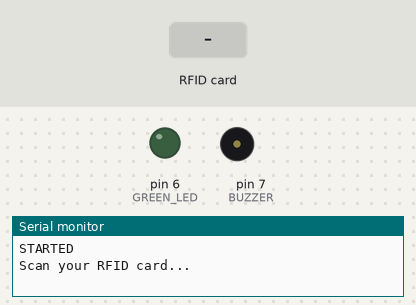
This sketch was run on a simulated Arduino Uno, built for the host (arithmetic inside an expression is 32-bit, double 64-bit). Parts: output pins drawn as LEDs (lit = HIGH), buzzer (waves = sounding), the last lines printed to the serial monitor. Inputs (shaded band) come from the test bench.

Above: at 4.2 s.
4.3 s: RFID card 5E 7A 19 C4 held to the reader
At 4.38 s:
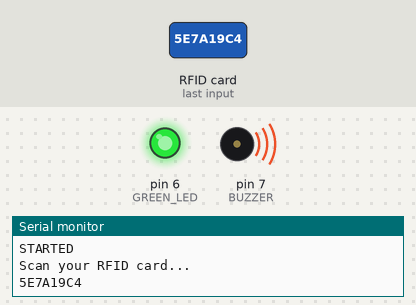
Timing chart, 0 to 7.3 s (numbered marks = the images above; inputs shaded):
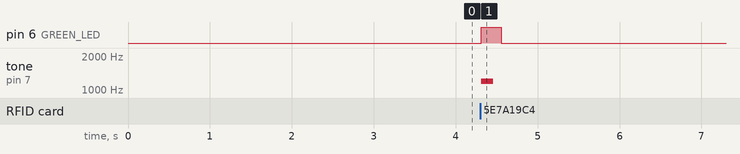

Measured:
- after the input at 4.3 s, pin 6 (GREEN_LED): LOW → HIGH at once, → LOW 0.25 s later; tone on pin 7 (BUZZER): silent → 1200 Hz at once, → silent 0.15 s later

The sketch:

SmartIoTLib.ino
```cpp
#include <SPI.h>
#include <MFRC522.h>

#define GREEN_LED 6
#define BUZZER 7

#define SS_PIN 10
#define RST_PIN 14

MFRC522 rfid(SS_PIN, RST_PIN);

void setup() {
  Serial.begin(115200);
  delay(3000);   // 🔥 important for ESP32-S3 USB

  Serial.println("STARTED");

  pinMode(GREEN_LED, OUTPUT);
  pinMode(BUZZER, OUTPUT);

  SPI.begin(12, 13, 11, 10); // your working pins
  rfid.PCD_Init();

  Serial.println("Scan your RFID card...");
}

void loop() {
  // Wait for card
  if (!rfid.PICC_IsNewCardPresent()) return;
  if (!rfid.PICC_ReadCardSerial()) return;

  String uid = "";

  // 🔥 FIXED UID FORMAT (IMPORTANT)
  for (byte i = 0; i < rfid.uid.size; i++) {
    if (rfid.uid.uidByte[i] < 0x10) {
      uid += "0";   // zero padding
    }
    uid += String(rfid.uid.uidByte[i], HEX);
  }

  uid.toUpperCase();

  // 🔥 SEND CLEAN UID
  Serial.println(uid);

  // ✅ SUCCESS FEEDBACK
  digitalWrite(GREEN_LED, HIGH);

  tone(BUZZER, 1200);
  delay(150);
  noTone(BUZZER);

  delay(100);

  digitalWrite(GREEN_LED, LOW);

  // Prevent multiple reads
  delay(1000);

  rfid.PICC_HaltA();
}
```
